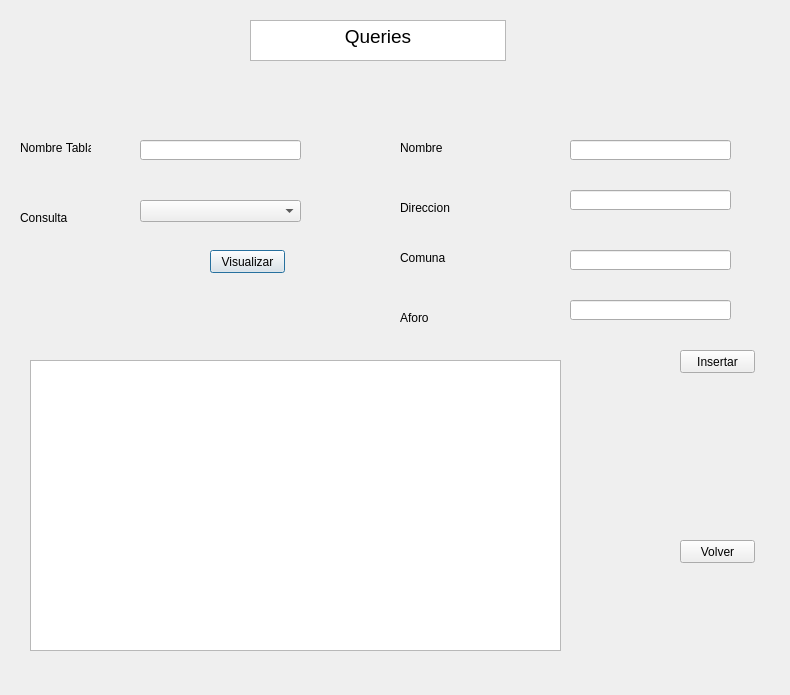
<?xml version="1.0" encoding="UTF-8"?>
<ui version="4.0">
 <class>Dialog</class>
 <widget class="QDialog" name="Dialog">
  <property name="geometry">
   <rect>
    <x>0</x>
    <y>0</y>
    <width>790</width>
    <height>695</height>
   </rect>
  </property>
  <property name="windowTitle">
   <string>Dialog</string>
  </property>
  <widget class="QTextBrowser" name="textBrowser">
   <property name="geometry">
    <rect>
     <x>250</x>
     <y>20</y>
     <width>256</width>
     <height>41</height>
    </rect>
   </property>
   <property name="html">
    <string>&lt;!DOCTYPE HTML PUBLIC &quot;-//W3C//DTD HTML 4.0//EN&quot; &quot;http://www.w3.org/TR/REC-html40/strict.dtd&quot;&gt;
&lt;html&gt;&lt;head&gt;&lt;meta name=&quot;qrichtext&quot; content=&quot;1&quot; /&gt;&lt;style type=&quot;text/css&quot;&gt;
p, li { white-space: pre-wrap; }
&lt;/style&gt;&lt;/head&gt;&lt;body style=&quot; font-family:'MS Shell Dlg 2'; font-size:8.25pt; font-weight:400; font-style:normal;&quot;&gt;
&lt;p align=&quot;center&quot; style=&quot; margin-top:0px; margin-bottom:0px; margin-left:0px; margin-right:0px; -qt-block-indent:0; text-indent:0px;&quot;&gt;&lt;span style=&quot; font-size:14pt;&quot;&gt;Queries&lt;/span&gt;&lt;/p&gt;&lt;/body&gt;&lt;/html&gt;</string>
   </property>
  </widget>
  <widget class="QLabel" name="label">
   <property name="geometry">
    <rect>
     <x>20</x>
     <y>140</y>
     <width>71</width>
     <height>16</height>
    </rect>
   </property>
   <property name="text">
    <string>Nombre Tabla</string>
   </property>
  </widget>
  <widget class="QLabel" name="label_2">
   <property name="geometry">
    <rect>
     <x>400</x>
     <y>140</y>
     <width>71</width>
     <height>16</height>
    </rect>
   </property>
   <property name="text">
    <string>Nombre</string>
   </property>
  </widget>
  <widget class="QLabel" name="label_5">
   <property name="geometry">
    <rect>
     <x>400</x>
     <y>200</y>
     <width>71</width>
     <height>16</height>
    </rect>
   </property>
   <property name="text">
    <string>Direccion</string>
   </property>
  </widget>
  <widget class="QLabel" name="label_3">
   <property name="geometry">
    <rect>
     <x>400</x>
     <y>250</y>
     <width>71</width>
     <height>16</height>
    </rect>
   </property>
   <property name="text">
    <string>Comuna</string>
   </property>
  </widget>
  <widget class="QLabel" name="label_6">
   <property name="geometry">
    <rect>
     <x>400</x>
     <y>310</y>
     <width>71</width>
     <height>16</height>
    </rect>
   </property>
   <property name="text">
    <string>Aforo</string>
   </property>
  </widget>
  <widget class="QLabel" name="label_4">
   <property name="geometry">
    <rect>
     <x>20</x>
     <y>210</y>
     <width>71</width>
     <height>16</height>
    </rect>
   </property>
   <property name="text">
    <string>Consulta</string>
   </property>
  </widget>
  <widget class="QComboBox" name="query_combo">
   <property name="geometry">
    <rect>
     <x>140</x>
     <y>200</y>
     <width>161</width>
     <height>22</height>
    </rect>
   </property>
  </widget>
  <widget class="QPushButton" name="query_query">
   <property name="geometry">
    <rect>
     <x>210</x>
     <y>250</y>
     <width>75</width>
     <height>23</height>
    </rect>
   </property>
   <property name="text">
    <string>Visualizar</string>
   </property>
  </widget>
  <widget class="QPushButton" name="query_insert">
   <property name="geometry">
    <rect>
     <x>680</x>
     <y>350</y>
     <width>75</width>
     <height>23</height>
    </rect>
   </property>
   <property name="text">
    <string>Insertar</string>
   </property>
  </widget>
  <widget class="QPushButton" name="query_volver">
   <property name="geometry">
    <rect>
     <x>680</x>
     <y>540</y>
     <width>75</width>
     <height>23</height>
    </rect>
   </property>
   <property name="text">
    <string>Volver</string>
   </property>
  </widget>
  <widget class="QLineEdit" name="query_table">
   <property name="geometry">
    <rect>
     <x>140</x>
     <y>140</y>
     <width>161</width>
     <height>20</height>
    </rect>
   </property>
  </widget>
  <widget class="QLineEdit" name="query_comuna">
   <property name="geometry">
    <rect>
     <x>570</x>
     <y>250</y>
     <width>161</width>
     <height>20</height>
    </rect>
   </property>
  </widget>
  <widget class="QLineEdit" name="query_nombre">
   <property name="geometry">
    <rect>
     <x>570</x>
     <y>140</y>
     <width>161</width>
     <height>20</height>
    </rect>
   </property>
  </widget>
  <widget class="QLineEdit" name="query_direccion">
   <property name="geometry">
    <rect>
     <x>570</x>
     <y>190</y>
     <width>161</width>
     <height>20</height>
    </rect>
   </property>
  </widget>
  <widget class="QLineEdit" name="query_aforo">
   <property name="geometry">
    <rect>
     <x>570</x>
     <y>300</y>
     <width>161</width>
     <height>20</height>
    </rect>
   </property>
  </widget>
  <widget class="QTableWidget" name="mostrar">
   <property name="geometry">
    <rect>
     <x>30</x>
     <y>360</y>
     <width>531</width>
     <height>291</height>
    </rect>
   </property>
  </widget>
 </widget>
 <resources/>
 <connections/>
</ui>
